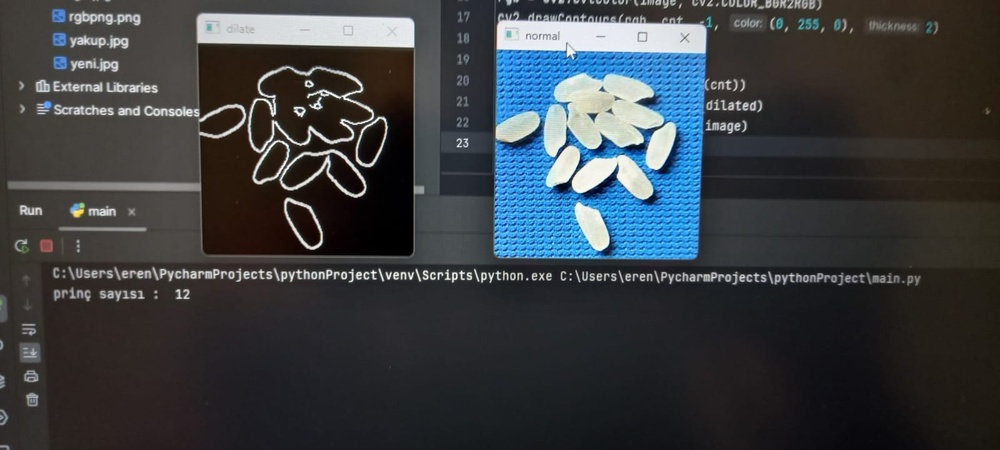
#> input picture Odev3-Princ_Sayma/princ_sayısı.jpg, 1000 x 450 px, shrunk from 1600 x 720 before the run, given in place of video, which was not available
$ python main.py
#> lines starting #> are read from the running program, lines starting #| are printed output that depends on the picture; after the words box and inside, x2 and y2 are one past the last pixel; in counts of white or black regions, pixels touching at a corner belong together; pictures that were not available may be replaced by others from this repository, and a replacement may not be noted
import cv2


cam=cv2.VideoCapture("http://192.168.31.46:8080/video") #telefon kamerası ip adresi

while cam.isOpened():
    ret,kamera=cam.read()
#> kamera is the input picture: shape (450, 1000, 3); mean B, G, R 66, 62.2, 58.2

    cv2.imshow("Video",kamera)
    gray = cv2.cvtColor(kamera, cv2.COLOR_BGR2GRAY)
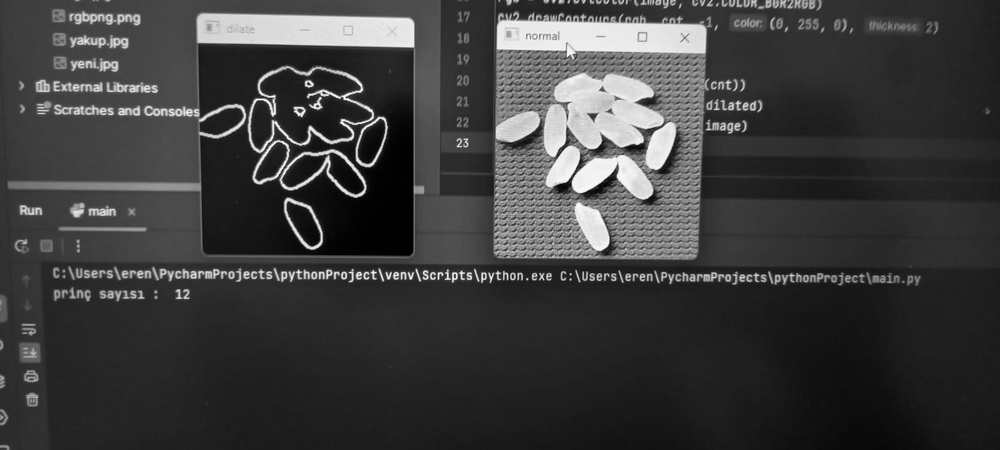
#> gray: shape (450, 1000); min 0, max 255, mean 61.4

    blur = cv2.GaussianBlur(gray, (11, 11), 0)
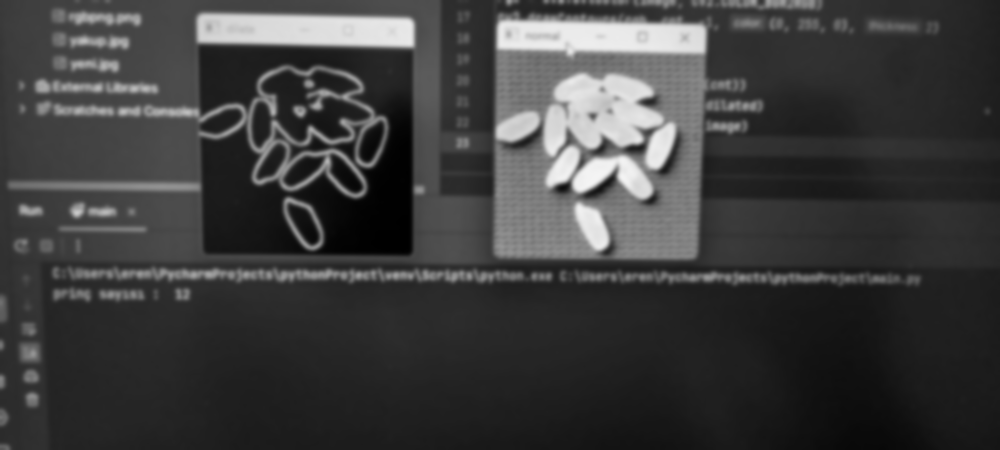
#> blur: shape (450, 1000); min 0, max 244, mean 61.4

    canny = cv2.Canny(blur, 30, 150, 3)
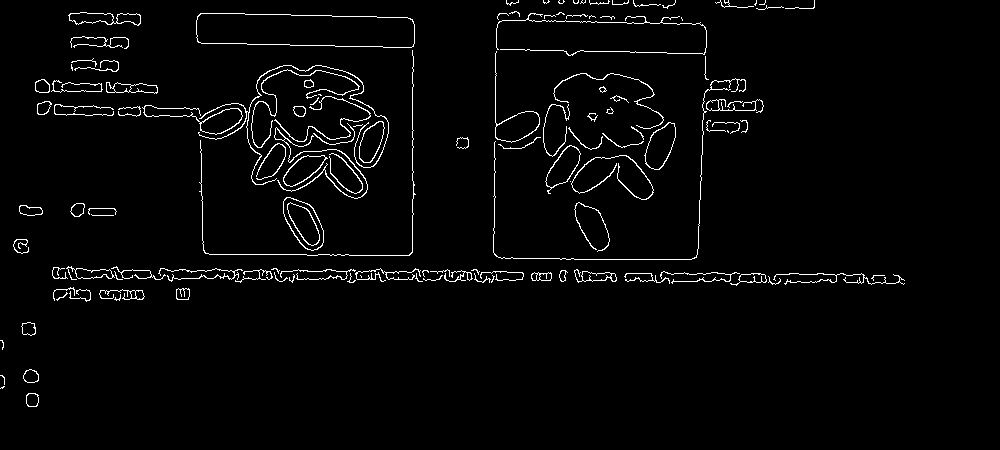
#> canny: shape (450, 1000); 2.6% white in thin lines or dots, all inside (x1, y1, x2, y2) = (0, 0, 905, 407)
    dilated = cv2.dilate(canny, (1, 1), iterations=0)

    cv2.imshow("kenar_bulucu",dilated)
    (cnt, hierarchy) = cv2.findContours(dilated.copy(), cv2.RETR_EXTERNAL, cv2.CHAIN_APPROX_NONE)
#> cnt = 125 contours, 78 with area under 20; largest, box (x1, y1, x2, y2) and area: (196, 13, 415, 48) 6486, (283, 197, 324, 251) 1383, (495, 51, 540, 143) 936, (644, 122, 676, 170) 924, (545, 145, 581, 194) 814
    rgb = cv2.cvtColor(kamera, cv2.COLOR_BGR2RGB)
    cv2.drawContours(rgb, cnt, -1, (0, 255, 0), 2)
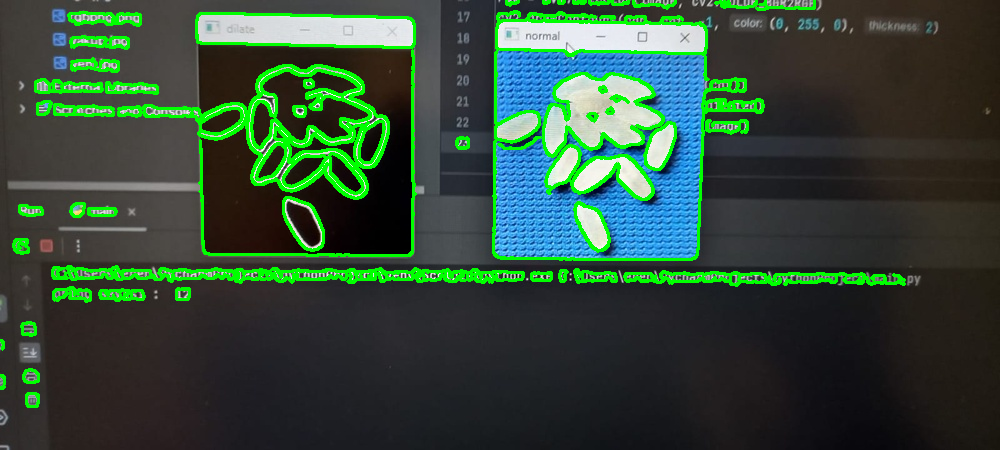
#> rgb: shape (450, 1000, 3); mean R, G, B 50.2, 74.2, 57.2

    print("Prinç Sayısı : ", len(cnt))
#| Prinç Sayısı :  125

    if cv2.waitKey(1)==ord("x"):
#> (key x is pressed here)
        break

cv2.destroyAllWindows()
